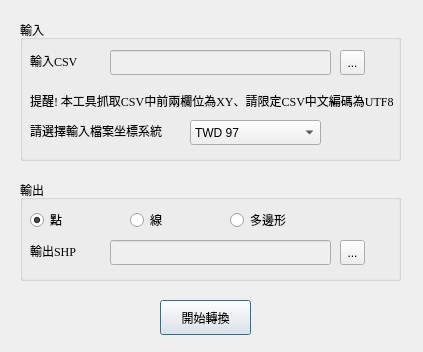
<?xml version="1.0" encoding="UTF-8"?>
<ui version="4.0">
 <class>Dialog</class>
 <widget class="QDialog" name="Dialog">
  <property name="geometry">
   <rect>
    <x>0</x>
    <y>0</y>
    <width>423</width>
    <height>352</height>
   </rect>
  </property>
  <property name="windowTitle">
   <string>CSV to shapefile</string>
  </property>
  <widget class="QPushButton" name="pushButton">
   <property name="geometry">
    <rect>
     <x>160</x>
     <y>300</y>
     <width>91</width>
     <height>35</height>
    </rect>
   </property>
   <property name="text">
    <string>開始轉換</string>
   </property>
  </widget>
  <widget class="QGroupBox" name="groupBox_4">
   <property name="geometry">
    <rect>
     <x>20</x>
     <y>20</y>
     <width>381</width>
     <height>141</height>
    </rect>
   </property>
   <property name="title">
    <string>輸入</string>
   </property>
   <widget class="QToolButton" name="toolButton">
    <property name="geometry">
     <rect>
      <x>320</x>
      <y>30</y>
      <width>25</width>
      <height>25</height>
     </rect>
    </property>
    <property name="text">
     <string>...</string>
    </property>
   </widget>
   <widget class="QLabel" name="label">
    <property name="geometry">
     <rect>
      <x>10</x>
      <y>30</y>
      <width>71</width>
      <height>21</height>
     </rect>
    </property>
    <property name="font">
     <font>
      <family>Times New Roman</family>
      <pointsize>9</pointsize>
     </font>
    </property>
    <property name="text">
     <string>輸入CSV</string>
    </property>
   </widget>
   <widget class="QLineEdit" name="lineEdit">
    <property name="enabled">
     <bool>false</bool>
    </property>
    <property name="geometry">
     <rect>
      <x>90</x>
      <y>30</y>
      <width>221</width>
      <height>25</height>
     </rect>
    </property>
   </widget>
   <widget class="QComboBox" name="comboBox">
    <property name="geometry">
     <rect>
      <x>170</x>
      <y>100</y>
      <width>131</width>
      <height>25</height>
     </rect>
    </property>
    <item>
     <property name="text">
      <string>TWD 97</string>
     </property>
    </item>
    <item>
     <property name="text">
      <string>WGS 84</string>
     </property>
    </item>
   </widget>
   <widget class="QLabel" name="label_3">
    <property name="geometry">
     <rect>
      <x>10</x>
      <y>100</y>
      <width>141</width>
      <height>21</height>
     </rect>
    </property>
    <property name="font">
     <font>
      <family>Times New Roman</family>
      <pointsize>9</pointsize>
     </font>
    </property>
    <property name="text">
     <string>請選擇輸入檔案坐標系統</string>
    </property>
   </widget>
   <widget class="QLabel" name="label_4">
    <property name="geometry">
     <rect>
      <x>10</x>
      <y>70</y>
      <width>371</width>
      <height>21</height>
     </rect>
    </property>
    <property name="font">
     <font>
      <family>Times New Roman</family>
      <pointsize>9</pointsize>
     </font>
    </property>
    <property name="text">
     <string>提醒! 本工具抓取CSV中前兩欄位為XY、請限定CSV中文編碼為UTF8</string>
    </property>
   </widget>
  </widget>
  <widget class="QGroupBox" name="groupBox_5">
   <property name="geometry">
    <rect>
     <x>20</x>
     <y>180</y>
     <width>381</width>
     <height>101</height>
    </rect>
   </property>
   <property name="title">
    <string>輸出</string>
   </property>
   <widget class="QToolButton" name="toolButton_2">
    <property name="geometry">
     <rect>
      <x>320</x>
      <y>60</y>
      <width>25</width>
      <height>25</height>
     </rect>
    </property>
    <property name="text">
     <string>...</string>
    </property>
   </widget>
   <widget class="QLineEdit" name="lineEdit_2">
    <property name="enabled">
     <bool>false</bool>
    </property>
    <property name="geometry">
     <rect>
      <x>90</x>
      <y>60</y>
      <width>221</width>
      <height>25</height>
     </rect>
    </property>
   </widget>
   <widget class="QLabel" name="label_2">
    <property name="geometry">
     <rect>
      <x>10</x>
      <y>60</y>
      <width>71</width>
      <height>21</height>
     </rect>
    </property>
    <property name="font">
     <font>
      <family>Times New Roman</family>
      <pointsize>9</pointsize>
     </font>
    </property>
    <property name="text">
     <string>輸出SHP</string>
    </property>
   </widget>
   <widget class="QRadioButton" name="radioButton_3">
    <property name="geometry">
     <rect>
      <x>210</x>
      <y>30</y>
      <width>81</width>
      <height>20</height>
     </rect>
    </property>
    <property name="text">
     <string>多邊形</string>
    </property>
   </widget>
   <widget class="QRadioButton" name="radioButton_2">
    <property name="geometry">
     <rect>
      <x>110</x>
      <y>30</y>
      <width>81</width>
      <height>20</height>
     </rect>
    </property>
    <property name="text">
     <string>線</string>
    </property>
   </widget>
   <widget class="QRadioButton" name="radioButton">
    <property name="geometry">
     <rect>
      <x>10</x>
      <y>30</y>
      <width>81</width>
      <height>20</height>
     </rect>
    </property>
    <property name="text">
     <string>點</string>
    </property>
    <property name="checked">
     <bool>true</bool>
    </property>
   </widget>
  </widget>
 </widget>
 <resources/>
 <connections/>
</ui>
